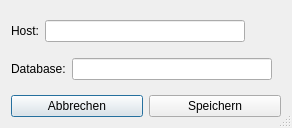
<?xml version="1.0" encoding="UTF-8"?>
<ui version="4.0">
 <class>LoginSettings</class>
 <widget class="QDialog" name="LoginSettings">
  <property name="geometry">
   <rect>
    <x>0</x>
    <y>0</y>
    <width>292</width>
    <height>128</height>
   </rect>
  </property>
  <property name="windowTitle">
   <string>Datenbank</string>
  </property>
  <property name="sizeGripEnabled">
   <bool>true</bool>
  </property>
  <layout class="QGridLayout" name="gridLayout">
   <item row="0" column="0">
    <layout class="QVBoxLayout" name="verticalLayout">
     <item>
      <spacer name="verticalSpacer_3">
       <property name="orientation">
        <enum>Qt::Vertical</enum>
       </property>
       <property name="sizeHint" stdset="0">
        <size>
         <width>20</width>
         <height>40</height>
        </size>
       </property>
      </spacer>
     </item>
     <item>
      <layout class="QHBoxLayout" name="horizontalLayout">
       <item>
        <widget class="QLabel" name="label">
         <property name="text">
          <string>Host:</string>
         </property>
        </widget>
       </item>
       <item>
        <widget class="QLineEdit" name="lineEdit_host">
         <property name="enabled">
          <bool>true</bool>
         </property>
         <property name="minimumSize">
          <size>
           <width>200</width>
           <height>0</height>
          </size>
         </property>
         <property name="maximumSize">
          <size>
           <width>150</width>
           <height>16777215</height>
          </size>
         </property>
        </widget>
       </item>
       <item>
        <spacer name="horizontalSpacer">
         <property name="orientation">
          <enum>Qt::Horizontal</enum>
         </property>
         <property name="sizeHint" stdset="0">
          <size>
           <width>40</width>
           <height>20</height>
          </size>
         </property>
        </spacer>
       </item>
      </layout>
     </item>
     <item>
      <spacer name="verticalSpacer_2">
       <property name="orientation">
        <enum>Qt::Vertical</enum>
       </property>
       <property name="sizeHint" stdset="0">
        <size>
         <width>20</width>
         <height>40</height>
        </size>
       </property>
      </spacer>
     </item>
     <item>
      <layout class="QHBoxLayout" name="horizontalLayout_2">
       <item>
        <widget class="QLabel" name="label_2">
         <property name="text">
          <string>Database:</string>
         </property>
        </widget>
       </item>
       <item>
        <widget class="QLineEdit" name="lineEdit_database">
         <property name="enabled">
          <bool>true</bool>
         </property>
         <property name="minimumSize">
          <size>
           <width>200</width>
           <height>0</height>
          </size>
         </property>
         <property name="maximumSize">
          <size>
           <width>150</width>
           <height>16777215</height>
          </size>
         </property>
         <property name="layoutDirection">
          <enum>Qt::LeftToRight</enum>
         </property>
        </widget>
       </item>
       <item>
        <spacer name="horizontalSpacer_2">
         <property name="orientation">
          <enum>Qt::Horizontal</enum>
         </property>
         <property name="sizeHint" stdset="0">
          <size>
           <width>40</width>
           <height>20</height>
          </size>
         </property>
        </spacer>
       </item>
      </layout>
     </item>
     <item>
      <spacer name="verticalSpacer">
       <property name="orientation">
        <enum>Qt::Vertical</enum>
       </property>
       <property name="sizeHint" stdset="0">
        <size>
         <width>20</width>
         <height>40</height>
        </size>
       </property>
      </spacer>
     </item>
     <item>
      <layout class="QHBoxLayout" name="horizontalLayout_4">
       <item>
        <widget class="QPushButton" name="pushButton_abbrechen">
         <property name="text">
          <string>Abbrechen</string>
         </property>
         <property name="icon">
          <iconset>
           <normaloff>../../_Symbole/Icons/computer/W95MBX01.ICO</normaloff>../../_Symbole/Icons/computer/W95MBX01.ICO</iconset>
         </property>
        </widget>
       </item>
       <item>
        <widget class="QPushButton" name="pushButton_speichern">
         <property name="text">
          <string>Speichern</string>
         </property>
         <property name="icon">
          <iconset>
           <normaloff>../../_Symbole/Icons/computer/DISK04.ICO</normaloff>../../_Symbole/Icons/computer/DISK04.ICO</iconset>
         </property>
        </widget>
       </item>
      </layout>
     </item>
    </layout>
   </item>
  </layout>
 </widget>
 <resources/>
 <connections/>
</ui>
